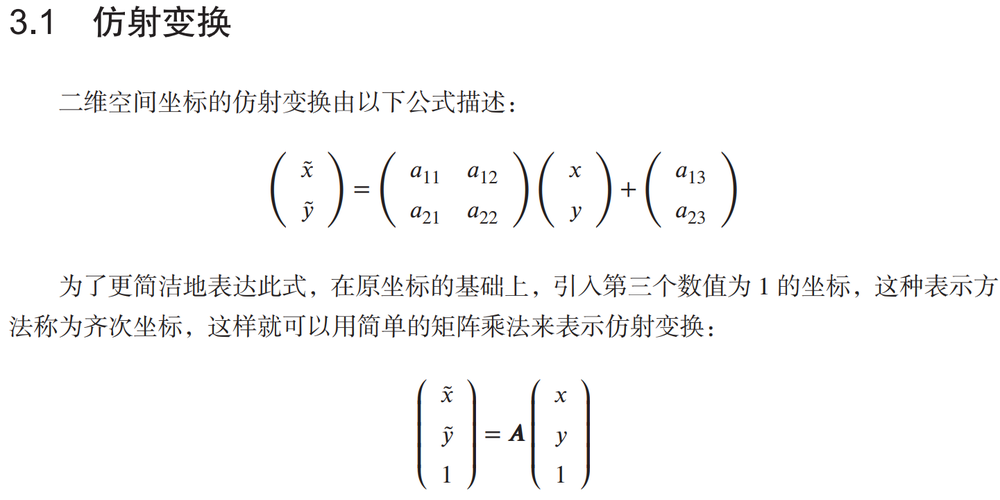
#> input picture DigitalImageProcessing/image/1.png, 1000 x 500 px, shrunk from 1441 x 720 before the run
$ python robinson_operator.py ../image/1.png
#> lines starting #> are read from the running program, lines starting #| are printed output that depends on the picture
#!/usr/bin/env python3
# encoding: utf-8

"""
@Funciton: Robinson 边缘检测算子 —— 四面八方的进行差分(梯度信息，边缘强度)
@Python Version: 3.8
@Author: Wei Li
@Date: 2021-10-16
"""

import sys
from scipy import signal
import numpy as np
import cv2 as cv


def RobinsonOperator(image, _boundary="fill", _fillvalue=0):
    """函数 RobinsonOperator 实现图像与每一个核的卷积，
    然后取绝对值作为对应方向上的边缘强度的量化, 在所有这8个方向上的对应位置取最大值作为最后输出的边缘强度

    Args:
        image (ndarray): 输入原始图像
        _boundary (str, optional): 边界填充类型. Defaults to "fill".
        _fillvalue (int, optional): 边界填充数值. Defaults to 0.

    Returns:
        [ndarray]: 输入图像对应的边缘强度
    """
#> called with _boundary = 'symm', _fillvalue = 0
    # 8 个方向的边缘强度
    list_edge = []

    # 1. image and kernel_1 convolution, 对卷积结果取绝对值，获得边缘强度
    kernel_1 = np.array([[1, 1, 1], [1, -2, 1], [-1, -1, -1]])
    img_kernel_1 = signal.convolve2d(image, kernel_1, mode="same", boundary=_boundary, fillvalue=_fillvalue)
    list_edge.append(np.abs(img_kernel_1))

    # 2. image and kernel_1 convolution, 对卷积结果取绝对值，获得边缘强度
    kernel_2 = np.array([[1, 1,1], [-1, -2, 1], [-1, -1, 1]])
    img_kernel_2 = signal.convolve2d(image, kernel_2, mode="same", boundary=_boundary, fillvalue=_fillvalue)
    list_edge.append(np.abs(img_kernel_2))

    # 3. image and kernel_1 convolution, 对卷积结果取绝对值，获得边缘强度
    kernel_3 = np.array([[-1, 1, 1], [-1, -2, 1], [-1, 1, 1]])
    img_kernel_3 = signal.convolve2d(image, kernel_3, mode="same", boundary=_boundary, fillvalue=_fillvalue)
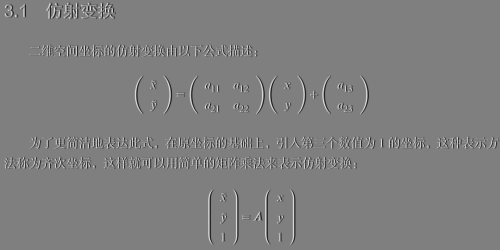
#> img_kernel_3: shape (500, 1000) int64 (shown at 1/2 size); min -820, max 826, mean 0; drawn with min black and max white
    list_edge.append(np.abs(img_kernel_3))

    # 4. image and kernel_1 convolution, 对卷积结果取绝对值，获得边缘强度
    kernel_4 = np.array([[-1, -1, -1], [-1, -2, -1], [1, 1, 1]])
    img_kernel_4 = signal.convolve2d(image, kernel_4, mode="same", boundary=_boundary, fillvalue=_fillvalue)
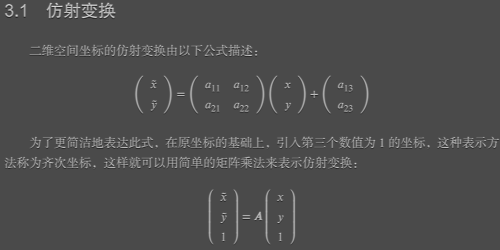
#> img_kernel_4: shape (500, 1000) int64 (shown at 1/2 size); min -1647, max 504, mean -991.8; drawn with min black and max white
    list_edge.append(np.abs(img_kernel_4))

    # 5. image and kernel_1 convolution, 对卷积结果取绝对值，获得边缘强度
    kernel_5 = np.array([[-1, -1, -1], [1, -2, 1], [1, 1, 1]])
    img_kernel_5 = signal.convolve2d(image, kernel_5, mode="same", boundary=_boundary, fillvalue=_fillvalue)
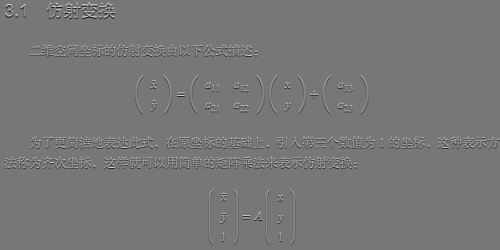
#> img_kernel_5: shape (500, 1000) int64 (shown at 1/2 size); min -783, max 886, mean 0; drawn with min black and max white
    list_edge.append(np.abs(img_kernel_5))

    # 6. image and kernel_1 convolution, 对卷积结果取绝对值，获得边缘强度
    kernel_6 = np.array([[1, -1, -1], [1, -2, -1], [1, 1, 1]])
    img_kernel_6 = signal.convolve2d(image, kernel_6, mode="same", boundary=_boundary, fillvalue=_fillvalue)
    list_edge.append(np.abs(img_kernel_6))

    # 7. image and kernel_1 convolution, 对卷积结果取绝对值，获得边缘强度
    kernel_7 = np.array([[1, 1, -1], [1, -2, -1], [1, 1, -1]])
    img_kernel_7 = signal.convolve2d(image, kernel_7, mode="same", boundary=_boundary, fillvalue=_fillvalue)
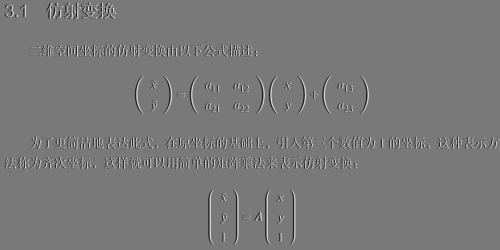
#> img_kernel_7: shape (500, 1000) int64 (shown at 1/2 size); min -784, max 860, mean 0; drawn with min black and max white
    list_edge.append(np.abs(img_kernel_7))

    # 8. image and kernel_1 convolution, 对卷积结果取绝对值，获得边缘强度
    kernel_8 = np.array([[1, 1, 1], [1, -2, -1], [1, -1, -1]])
    img_kernel_8 = signal.convolve2d(image, kernel_8, mode="same", boundary=_boundary, fillvalue=_fillvalue)
    list_edge.append(np.abs(img_kernel_8))

    # 对 8 个方向的边缘强度，在对应位置取最大值作为图像最后的边缘强度
    edge = list_edge[0]
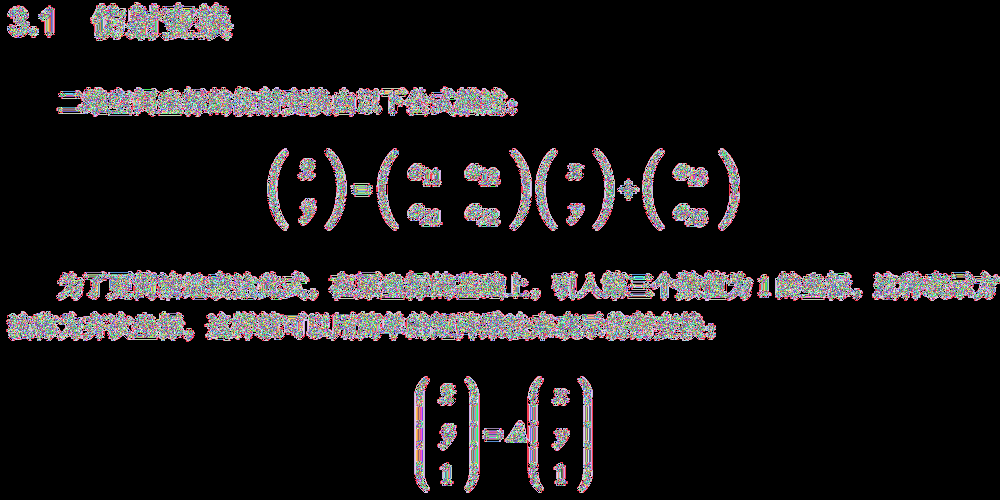
#> edge: shape (500, 1000) int64; 798 distinct labels, from 0 to 880; one colour per label, 0 black
    for idx in range(len(list_edge)):
        edge = edge * (edge >= list_edge[idx] + list_edge[idx]*(edge < list_edge[idx]))
#> this loop made 8 passes
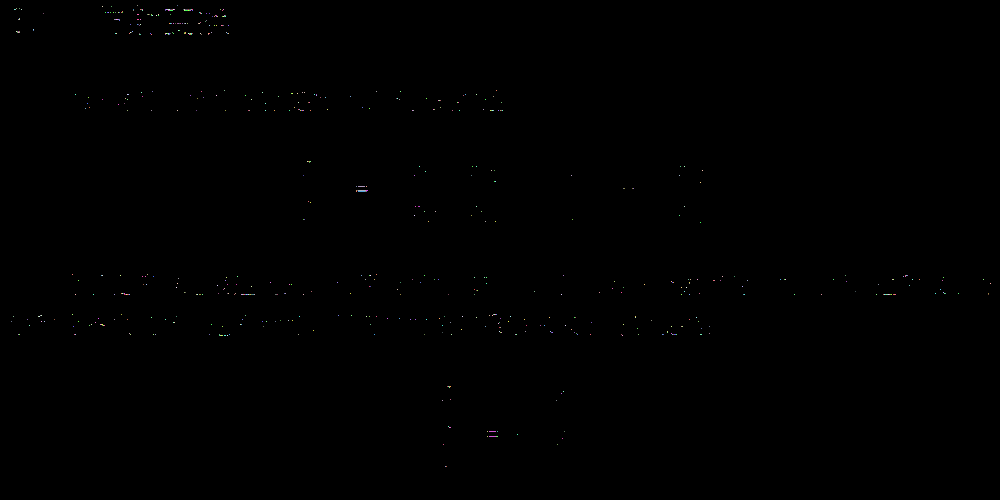
#> edge: shape (500, 1000) int64; 325 distinct labels, from 0 to 854; one colour per label, 0 black

    return edge


# --------------------------
if __name__ == "__main__":
    if len(sys.argv) > 1:
        image = cv.imread(sys.argv[1], 0)
        if image is None:
            print(f"Error: no such file or dictory.")
        cv.imshow("OriginImage",image)

        # 边缘强度
        edge = RobinsonOperator(image, _boundary="symm")
        # 边缘强度的灰度级显示
        edge[edge>255] = 255
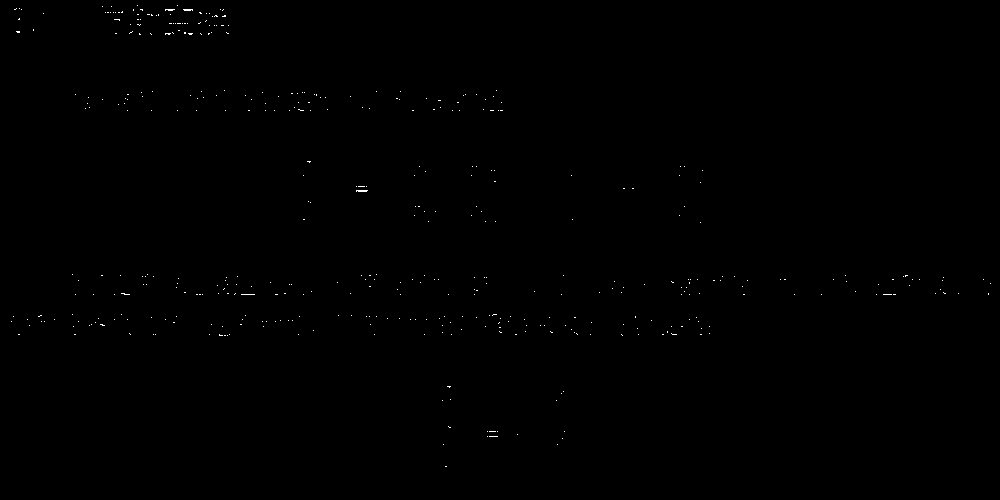
#> edge: shape (500, 1000) int64; 0.15% white in thin lines or dots
        edge = edge.astype(np.uint8)
#> edge: shape (500, 1000); 0.15% white in thin lines or dots
        cv.imshow("edge", edge)

        # 简单的素描效果，对 edge 进行反色处理
        pencil_sketch = 255 - edge
#> pencil_sketch: shape (500, 1000); 99.9% white; black in thin lines or dots
        cv.imshow("PencilSketch", pencil_sketch)

        cv.waitKey(0)
        cv.destroyAllWindows()

    else:
        print("Usge: python.py imageFile")

$ run again, on DigitalImageProcessing/image/101.png
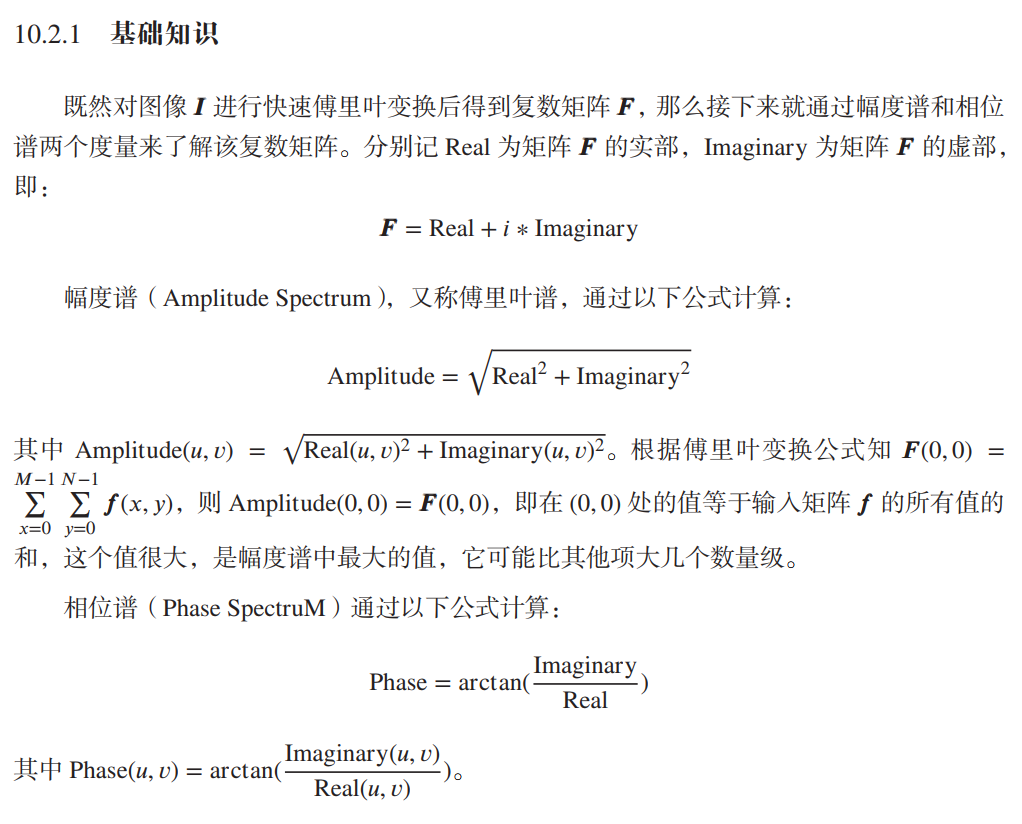
#> input picture DigitalImageProcessing/image/101.png, 1022 x 824 px
#> the loop in RobinsonOperator, `for idx in range(len(list_edge)):` made 8 passes
#> `edge[edge>255] = 255`:
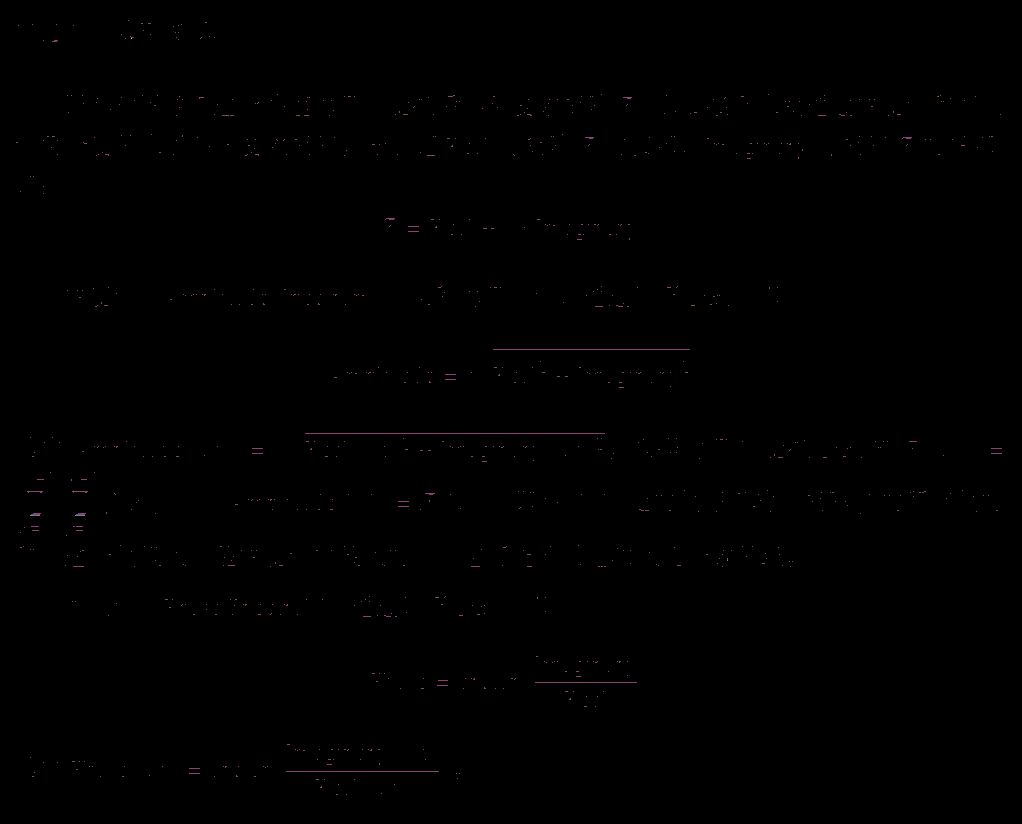
#> edge: shape (824, 1022) int64; 8 distinct labels, from 0 to 255; one colour per label, 0 black
#> `pencil_sketch = 255 - edge`:
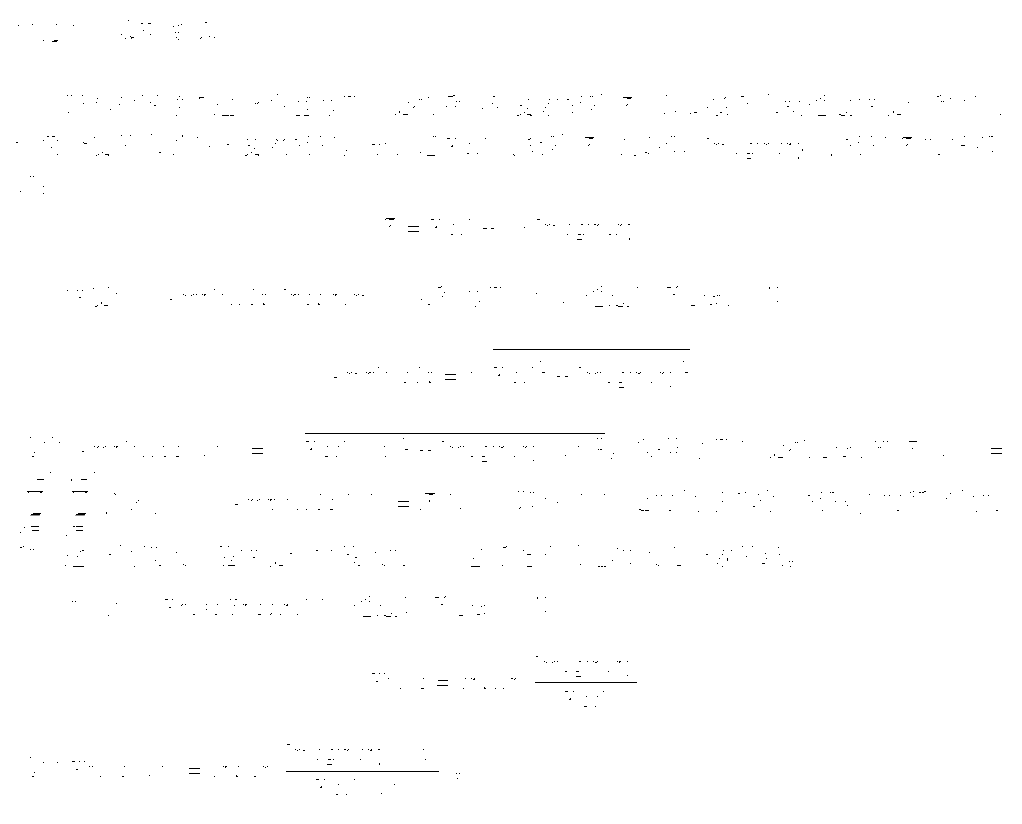
#> pencil_sketch: shape (824, 1022); min 0, max 255, mean 254.2

$ run again, on DigitalImageProcessing/image/103.png
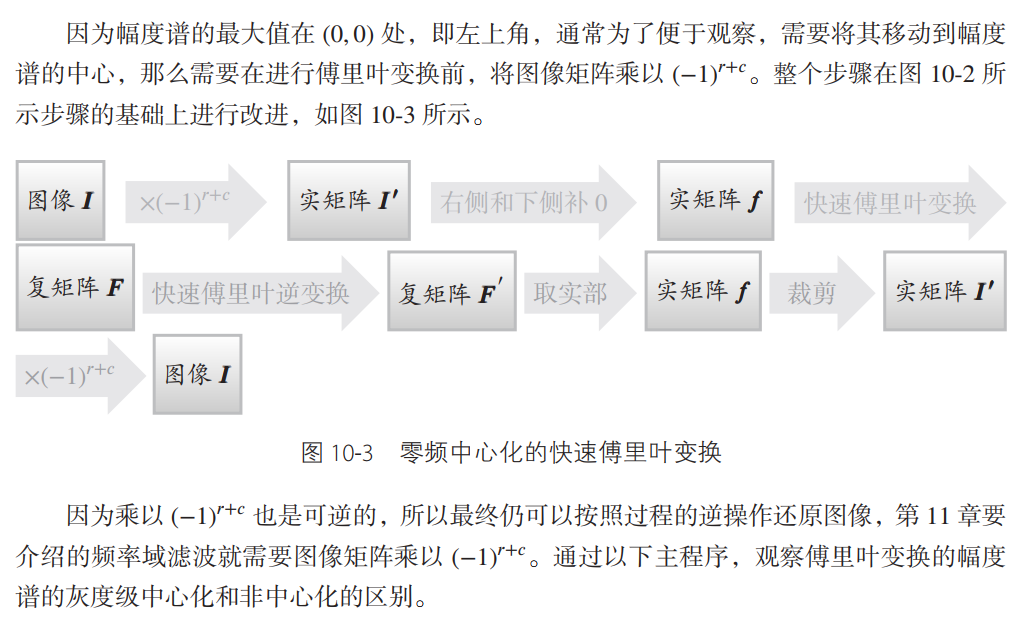
#> input picture DigitalImageProcessing/image/103.png, 1023 x 629 px
#> the loop in RobinsonOperator, `for idx in range(len(list_edge)):` made 8 passes
#> `edge[edge>255] = 255`:
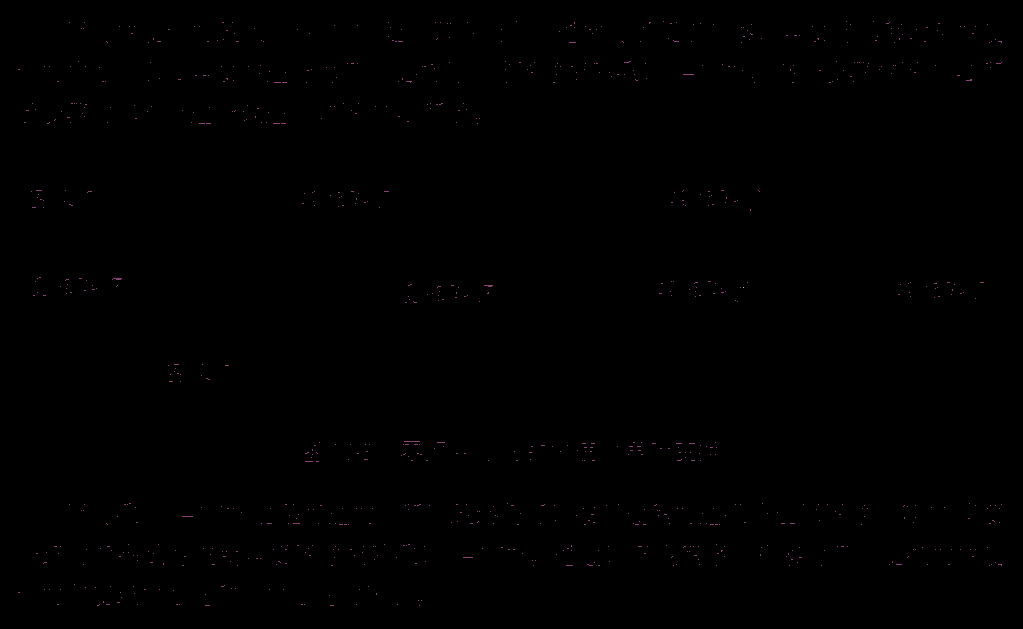
#> edge: shape (629, 1023) int64; 3 distinct labels, from 0 to 255; one colour per label, 0 black
#> `pencil_sketch = 255 - edge`:
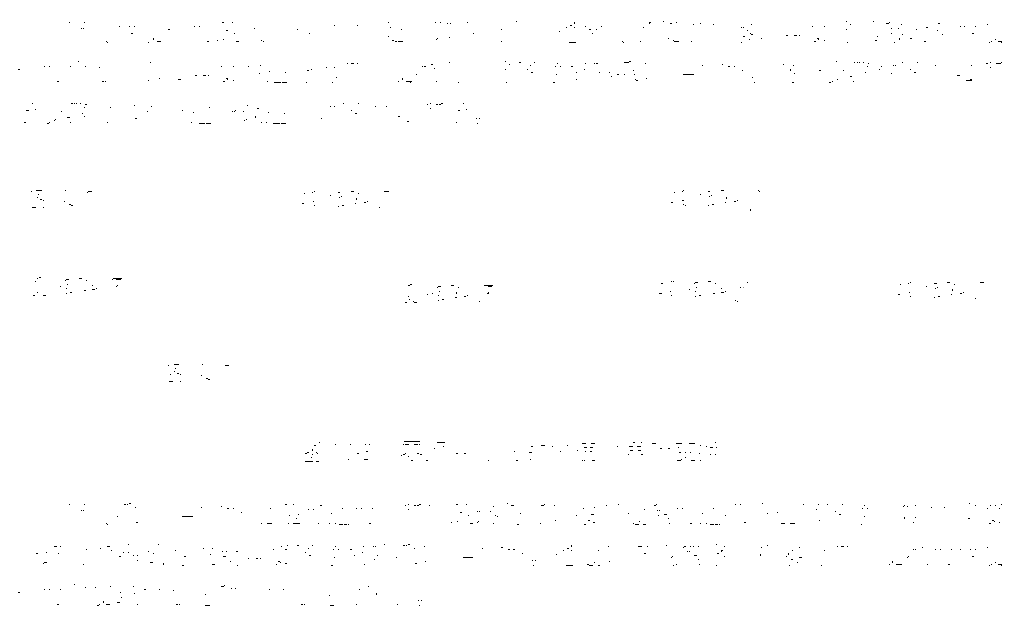
#> pencil_sketch: shape (629, 1023); min 0, max 255, mean 254.4
